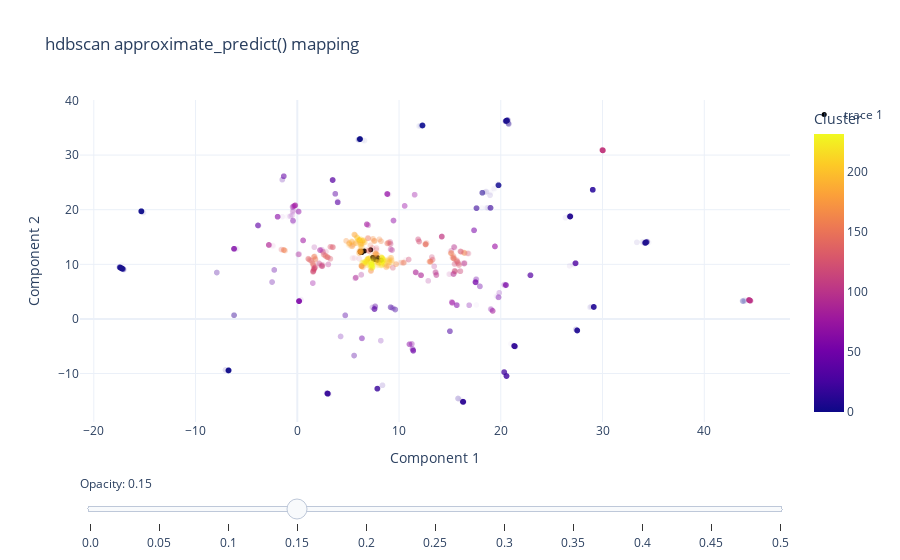

This figure's notebook cell:
### Code cell
# Plot the training points
fig2 = px.scatter(
    data_frame = filtered,
    x = "Component 1",
    y = "Component 2",
    color = "Cluster", #switch media and cluster here/hover
    hover_data = ["Target", "Media"],
    opacity = 0.03,
    template="plotly_white",
    title="hdbscan approximate_predict() mapping"
) 

# Add the test points as a scatter trace
fig2.add_trace(
    go.Scatter(
        x=test_points[:, 0],  # x coordinates
        y=test_points[:, 1],  # y coordinates
        mode='markers',
        marker=dict(
            color='black',  
            size=5,  
            opacity=1.0 
        ),
        text=test_df["Target"]  # hover text
    )
)

# Opacity slider
steps = []
for i in range(11):  # 0 to 1 in steps of 0.1
    step = dict(
        method="restyle",
        args=[{"marker.opacity": [i/20]}, [0]],  # Adjust opacity of the first trace only
        label=str(i/20)
    )
    steps.append(step)
sliders = [dict(
    active=3,  # initial value corresponding to opacity=0.3
    currentvalue={"prefix": "Opacity: "},
    pad={"t": 50},
    steps=steps
)]
fig2.update_layout(
    sliders=sliders,
    title="hdbscan approximate_predict() mapping"
)

fig2.show()

### Figure 1 — Plotly figure (JSON) as saved in the notebook; plotly's stock layout.template omitted (floating-point values rounded to 4 significant figures; data arrays with more than 128 entries replaced by an {"elided": "..."} marker saying what was removed)
{"data": [{"customdata": {"elided": "7580x2 str values"}, "hovertemplate": "Component 1=%{x}<br>Component 2=%{y}<br>Target=%{customdata[0]}<br>Media=%{customdata[1]}<br>Cluster=%{marker.color}<extra></extra>", "legendgroup": "", "marker": {"color": {"elided": "7580 int values"}, "coloraxis": "coloraxis", "opacity": 0.03, "symbol": "circle"}, "mode": "markers", "name": "", "showlegend": false, "type": "scattergl", "x": {"elided": "7580 float values"}, "xaxis": "x", "y": {"elided": "7580 float values"}, "yaxis": "y"}, {"marker": {"color": "black", "opacity": 1, "size": 5}, "mode": "markers", "text": ["unknown", "unknown", "unknown", "unknown", "unknown", "unknown", "unknown", "unknown", "unknown", "unknown", "unknown", "unknown", "unknown", "unknown", "unknown", "unknown", "unknown", "unknown", "unknown", "unknown", "unknown", "unknown", "unknown"], "type": "scatter", "x": [7.554, 6.182, 7.428, 7.891, 7.74, 6.279, 7.64, 7.627, 6.267, 7.539, 6.591, 6.325, 7.215, 8.255, 7.546, 6.237, 7.888, 6.343, 7.489, 7.41, 7.892, 7.645, 6.365], "y": [11.26, 12.35, 11.19, 11.21, 11.12, 12.23, 11.04, 11.03, 12.3, 11.11, 12.44, 12.18, 12.64, 10.76, 11.14, 12.24, 11.16, 12.24, 10.95, 11.23, 10.75, 10.86, 12.37]}], "layout": {"coloraxis": {"colorbar": {"title": {"text": "Cluster"}}, "colorscale": [[0, "#0d0887"], [0.1111, "#46039f"], [0.2222, "#7201a8"], [0.3333, "#9c179e"], [0.4444, "#bd3786"], [0.5556, "#d8576b"], [0.6667, "#ed7953"], [0.7778, "#fb9f3a"], [0.8889, "#fdca26"], [1, "#f0f921"]]}, "legend": {"tracegroupgap": 0}, "sliders": [{"active": 3, "currentvalue": {"prefix": "Opacity: "}, "pad": {"t": 50}, "steps": [{"args": [{"marker.opacity": [0]}, [0]], "label": "0.0", "method": "restyle"}, {"args": [{"marker.opacity": [0.05]}, [0]], "label": "0.05", "method": "restyle"}, {"args": [{"marker.opacity": [0.1]}, [0]], "label": "0.1", "method": "restyle"}, {"args": [{"marker.opacity": [0.15]}, [0]], "label": "0.15", "method": "restyle"}, {"args": [{"marker.opacity": [0.2]}, [0]], "label": "0.2", "method": "restyle"}, {"args": [{"marker.opacity": [0.25]}, [0]], "label": "0.25", "method": "restyle"}, {"args": [{"marker.opacity": [0.3]}, [0]], "label": "0.3", "method": "restyle"}, {"args": [{"marker.opacity": [0.35]}, [0]], "label": "0.35", "method": "restyle"}, {"args": [{"marker.opacity": [0.4]}, [0]], "label": "0.4", "method": "restyle"}, {"args": [{"marker.opacity": [0.45]}, [0]], "label": "0.45", "method": "restyle"}, {"args": [{"marker.opacity": [0.5]}, [0]], "label": "0.5", "method": "restyle"}]}], "title": {"text": "hdbscan approximate_predict() mapping"}, "xaxis": {"anchor": "y", "domain": [0, 1], "title": {"text": "Component 1"}}, "yaxis": {"anchor": "x", "domain": [0, 1], "title": {"text": "Component 2"}}}}
